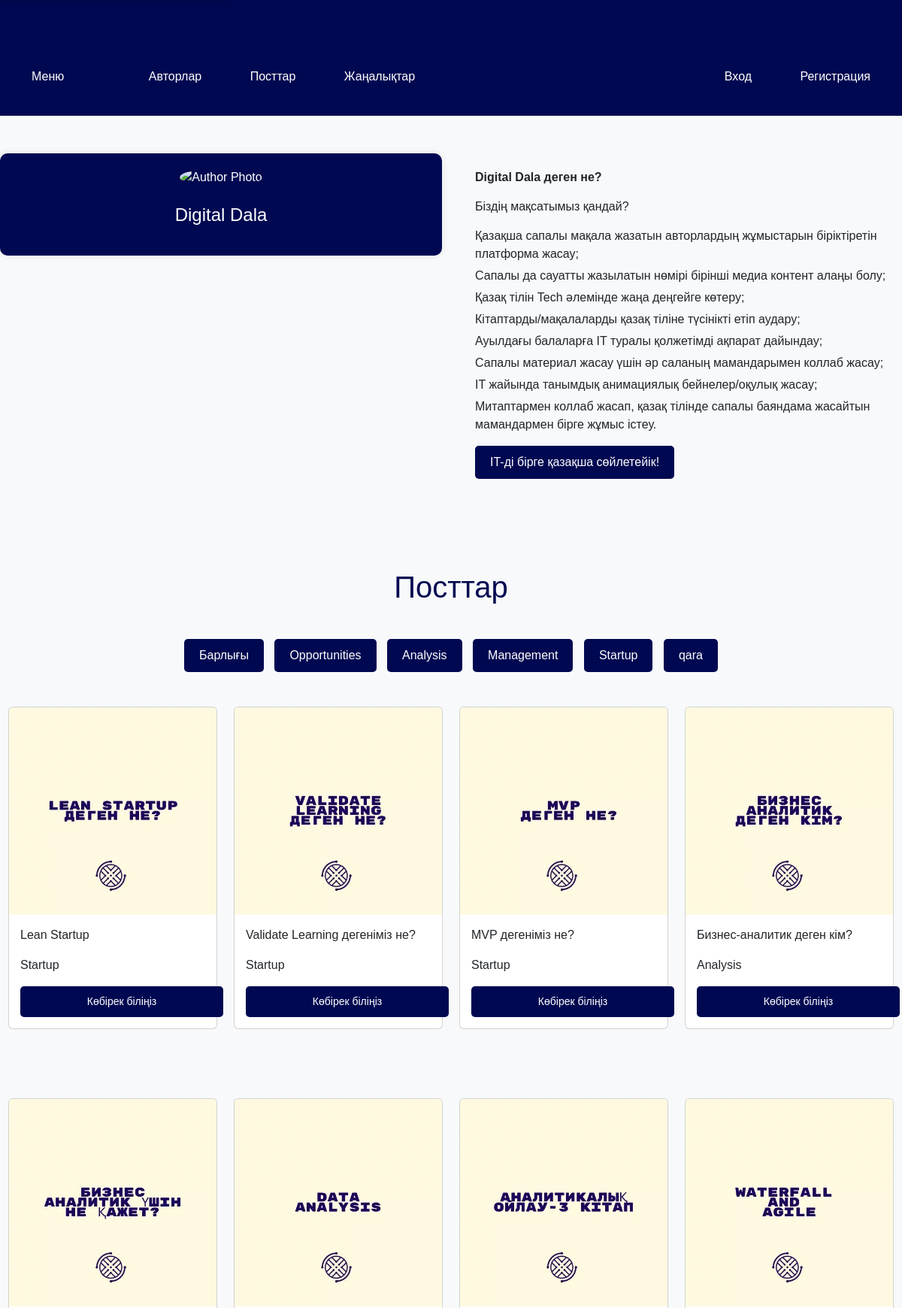
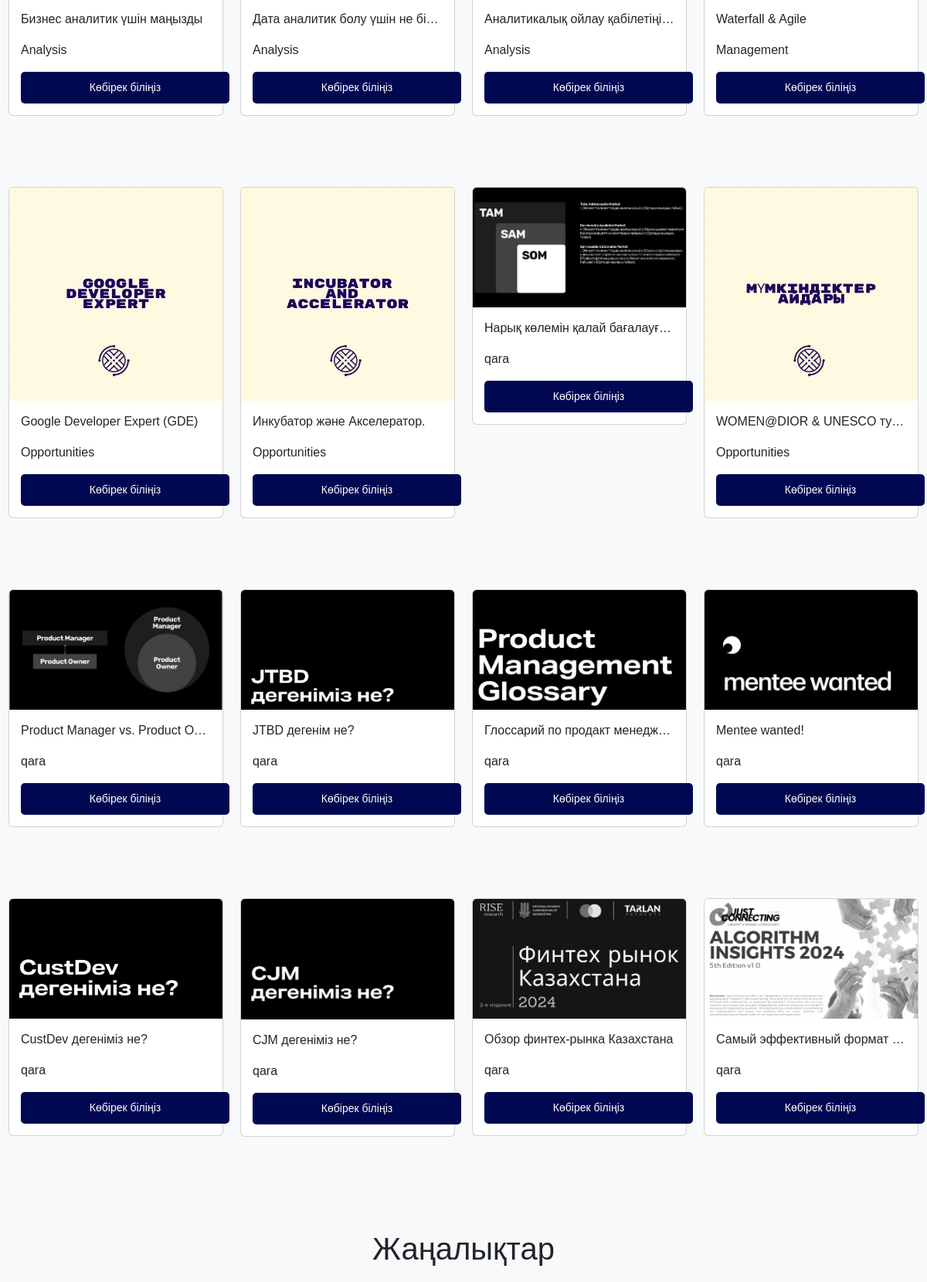
The page / (upper part) on the database its author committed (2 pictures, top to bottom).
### photos/models.py (models this page shows, shortened)
class Category(models.Model):
    name = models.CharField(max_length=100, null=False, blank=False)

class Photo(models.Model):
    title = models.CharField(max_length=100, null=True, blank=True)
    category = models.ForeignKey(Category, on_delete=models.SET_NULL, null=True, blank=True)
    image = models.ImageField(upload_to='photos/', null=False, blank=False)
    description = models.TextField()
    likes = models.IntegerField(default=0)
    pdf = models.FileField(upload_to='pdfs/', blank=True, null=True)

### photos/views.py (the view)
# urls.py: path('', views.gallery, name='gallery'),
def gallery(request):
    categories = Category.objects.all()
    photos = Photo.objects.all()
    news_list = News.objects.all()
    context = {
        'categories': categories,
        'photos': photos,
        'news': news_list
    }
    return render(request, 'photos/gallery.html', context)

### photos/templates/photos/gallery.html (shortened to what this page needs)
<!DOCTYPE html>
<html lang="en">
<head>
    <link href="https://cdn.jsdelivr.net/npm/bootstrap@5.3.3/dist/css/bootstrap.min.css" rel="stylesheet">
</head>
<body>
    <div class="full-width">
        <div class="container">
            <div class="row">
                <div class="col-1">
                    <button class="btn btn-outline-light" onclick="toggleMenu()">Меню</button>
                </div>
                <div class="col">
                    <button class="btn btn-outline-light" onclick="scrollToSection('authors')">Авторлар</button>
                    <button class="btn btn-outline-light" onclick="scrollToSection('posts')">Посттар</button>
                    <button class="btn btn-outline-light" onclick="scrollToSection('news')">Жаңалықтар</button>
                </div>
                <div class="col text-end">
                    {% if user.is_authenticated %}
                        <span>{{ user.username }}</span>
                        <a href="{% url 'logout' %}" class="btn btn-outline-light">Выйти</a>
                    {% else %}
                        <a href="{% url 'login' %}" class="btn btn-outline-light">Вход</a>
                        <a href="{% url 'register' %}" class="btn btn-outline-light">Регистрация</a>
                    {% endif %}
                </div>
            </div>
        </div>
    </div>
    <div id="authors" class="container5">
        <div class="row">
            <div class="col-md-6">
                <div class="author-info">
                    <img src="https://media.licdn.com/dms/image/D4D22AQF0LpLL0yqQjQ/feedshare-shrink_800/0/1711392176244?e=2147483647&v=beta&t=rJ_afxqFnjZd6P1iw5wKRloOlcKfXY3imke20bhGCyc" alt="Author Photo">
                    <div class="author-name">
                        <p>Digital Dala</p>
                    </div>
                </div>
            </div>
            <div class="col-md-6">
                <div class="author-details">
                    <p><strong>Digital Dala деген не?</strong></p>
                    <p>Біздің мақсатымыз қандай?</p>
                    <ul>
                        <li>Қазақша сапалы мақала жазатын авторлардың жұмыстарын біріктіретін платформа жасау;</li>
                        <li>Сапалы да сауатты жазылатын нөмірі бірінші медиа контент алаңы болу;</li>
                        <li>Қазақ тілін Tech әлемінде жаңа деңгейге көтеру;</li>
                        <li>Кітаптарды/мақалаларды қазақ тіліне түсінікті етіп аудару;</li>
                        <li>Ауылдағы балаларға IT туралы қолжетімді ақпарат дайындау;</li>
                        <li>Сапалы материал жасау үшін әр саланың мамандарымен коллаб жасау;</li>
                        <li>IT жайында танымдық анимациялық бейнелер/оқулық жасау;</li>
                        <li>Митаптармен коллаб жасап, қазақ тілінде сапалы баяндама жасайтын мамандармен бірге жұмыс істеу.</li>
                    </ul>
                    <a href="#" class="btn btn-primary">IT-ді бірге қазақша сөйлетейік!</a>
                </div>
            </div>
        </div>
    </div>
    <div id="posts" class="container">
        <h1>Посттар</h1>
        <div class="category-buttons">
            <button class="btn btn-outline-dark" onclick="filterPosts('all')">Барлығы</button>
            {% for category in categories %}
                <button class="btn btn-outline-dark" onclick="filterPosts('{{ category.name }}')">{{ category.name }}</button>
            {% endfor %}
        </div>
        <div class="row">
            {% for photo in photos %}
                <div class="col-md-3 post-item" data-category="{{ photo.category.name }}">
                    <div class="card">
                        <img class="card-img-top" src="{{ photo.image.url }}" alt="Card image cap">
                        <div class="card-body">
                            <p class="card-text">{{ photo.title }}</p>
                            <p class="card-text">{{ photo.category.name }}</p>
                            <a href="{% url 'photo' photo.id %}" class="btn btn-outline-dark btn-sm">Көбірек біліңіз</a>
                        </div>
                    </div>
                </div>
            {% empty %}
                <div class="col">
                    <p>No photos available</p>
                </div>
            {% endfor %}
        </div>
    </div>
    <div id="news" class="container2">
        <h1>Жаңалықтар</h1>
    </div>
</body>
</html>

### photos/templates/photos/gallery.html (style rules this page uses)
body { font-family: Arial, sans-serif; background-color: #f8f9fa; margin: 0; padding: 0; }
.container5 { max-width: 1200px; margin: 0 auto; padding: 50px 0; }
.author-info { background-color: #000851; color: #ffffff; padding: 20px; text-align: center; border-radius: 10px; box-shadow: 0 0 10px rgba(0, 0, 0, 0.1); }
.author-info img { width: 150px; height: 150px; border-radius: 50%; object-fit: cover; margin-bottom: 20px; }
.author-name { font-size: 24px; }
.author-details { padding: 20px; }
.author-details p { margin-bottom: 15px; }
.author-details ul { list-style-type: none; padding-left: 0; }
.author-details ul li { margin-bottom: 5px; }
.btn { display: inline-block; padding: 10px 20px; background-color: #000851; color: #ffffff; border: none; border-radius: 5px; text-decoration: none; }
.full-width { background-color: #000851; color: #ffffff; padding: 30px 0; text-align: center; }
.full-width .btn { margin: 0 10px; }
.container { max-width: 1300px; margin: 0 auto; padding-top: 50px; }
.container h1 { text-align: center; margin-bottom: 40px; color: #000851; }
.category-buttons { text-align: center; margin-bottom: 20px; }
.category-buttons .btn { margin: 5px; }
.card { margin-bottom: 20px; }
.col-md-3 { margin-bottom: 30px; padding: 21px 11px; }
.card-body { flex-grow: 1; display: flex; flex-direction: column; justify-content: space-between; padding: 15px; }
.card-text { white-space: nowrap; overflow: hidden; text-overflow: ellipsis; }
.btn-sm { width: 270px; display: block; margin: 0 auto; background-color: #000851; color: #fff; border: none; padding: 10px 20px; border-radius: 5px; }
.container2 { max-width: 1300px; margin: 0 auto; padding-top: 50px; }
h1 { text-align: center; margin-bottom: 30px; }

### rows shown on the page
Category: name "Opportunities"
Category: name "Analysis"
Category: name "Management"
Category: name "Startup"
Category: name "qara"
Photo: image (picture), title "Lean Startup", category.name "Startup"
Photo: image (picture), title "Validate Learning дегеніміз не?", category.name "Startup"
Photo: image (picture), title "MVP дегеніміз не?", category.name "Startup"
Photo: image (picture), title "Бизнес-аналитик деген кім?", category.name "Analysis"
Photo: image (picture), title "Бизнес аналитик үшін маңызды", category.name "Analysis"
Photo: image (picture), title "Дата аналитик болу үшін не бі…", category.name "Analysis"
Photo: image (picture), title "Aналитикалық ойлау қабілетіңі…", category.name "Analysis"
Photo: image (picture), title "Waterfall & Agile", category.name "Management"
Photo: image (picture), title "Google Developer Expert (GDE)", category.name "Opportunities"
Photo: image (picture), title "Инкубатор және Акселератор.", category.name "Opportunities"
Photo: image (picture), title "Нарық көлемін қалай бағалауғ…", category.name "qara"
Photo: image (picture), title "WOMEN@DIOR & UNESCO ту…", category.name "Opportunities"
Photo: image (picture), title "Product Manager vs. Product O…", category.name "qara"
Photo: image (picture), title "JTBD дегенім не?", category.name "qara"
Photo: image (picture), title "Глоссарий по продакт менедж…", category.name "qara"
Photo: image (picture), title "Mentee wanted!", category.name "qara"
Photo: image (picture), title "CustDev дегеніміз не?", category.name "qara"
Photo: image (picture), title "CJM дегеніміз не?", category.name "qara"
Photo: image (picture), title "Обзор финтех-рынка Казахстана", category.name "qara"
Photo: image (picture), title "Самый эффективный формат…", category.name "qara"
